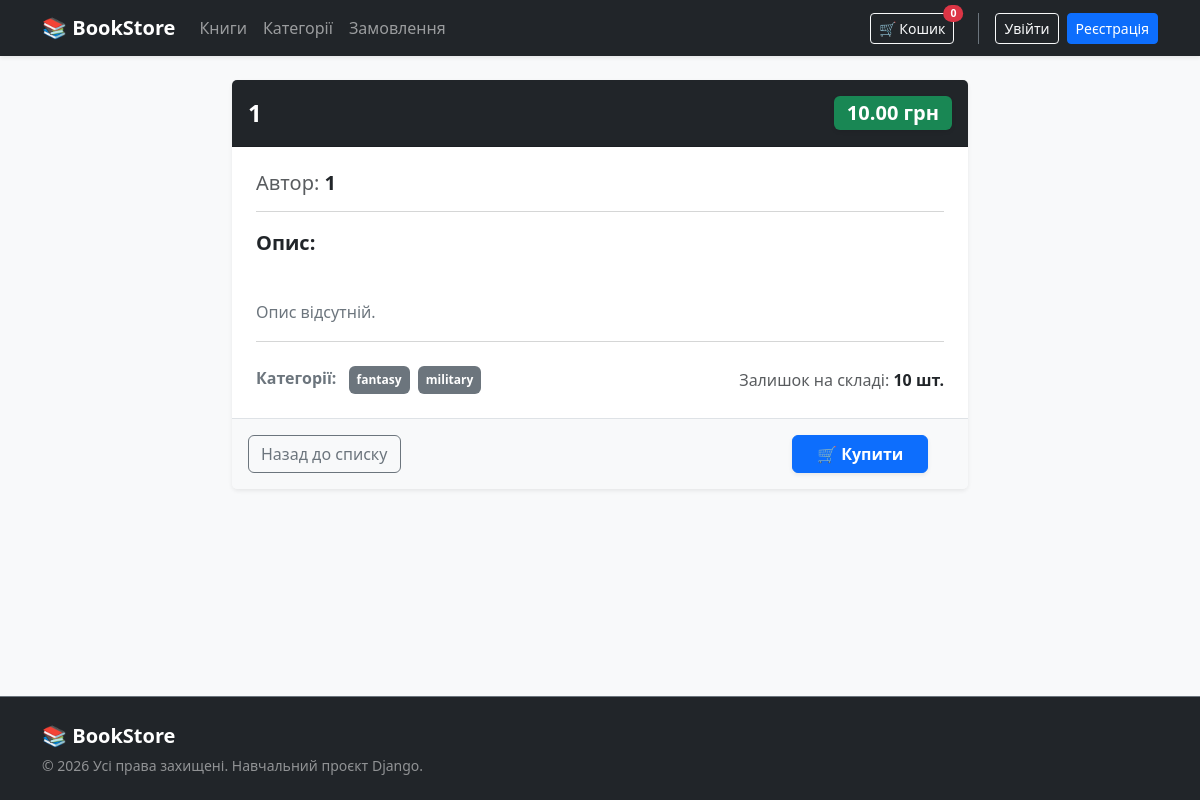
The page /books/1/detail on the database as committed earlier.
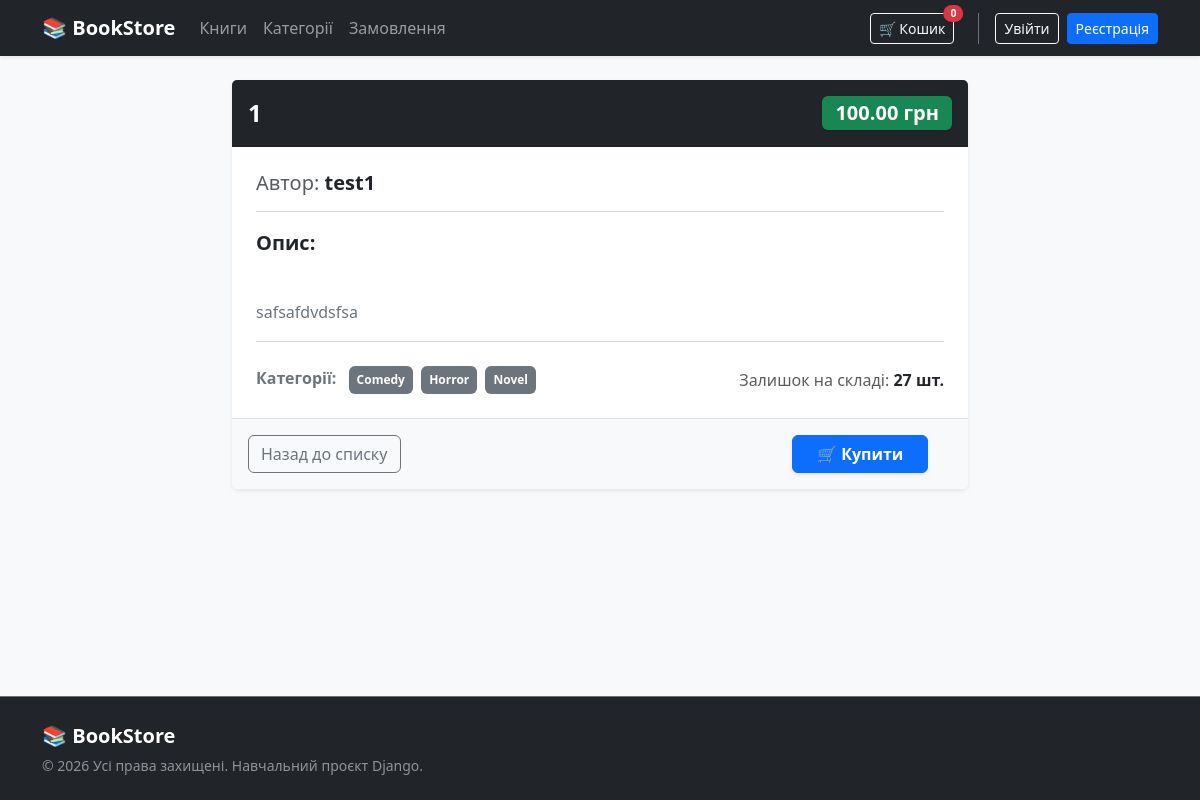
The same page on the database as committed later.
### books/models.py (models this page shows, shortened)
class Book(models.Model):
    title = models.CharField(max_length=100,verbose_name='book title')
    author = models.CharField(max_length=100,verbose_name='author name')
    price = models.DecimalField(max_digits=10,decimal_places=2,verbose_name='book price')
    description = models.TextField(blank=True,verbose_name='book description')
    stock = models.PositiveIntegerField(default=0,verbose_name='book stock')
    category = models.ManyToManyField(Category,related_name='books')
    class Meta:
        verbose_name = 'book'
        verbose_name_plural = 'books'
        ordering = ['title']

### categories/models.py (models this page shows, shortened)
class Category(models.Model):
    name = models.CharField(max_length=100,unique=True,verbose_name='categories name')
    slug = models.SlugField(max_length=100,unique=True,verbose_name='category slug')
    class Meta:
        verbose_name = 'category'
        verbose_name_plural = 'categories'
        ordering = ['name']

### books/views.py (the view)
# urls.py: path('<int:pk>/detail', OneBookView.as_view(), name = 'book_detail'),
class OneBookView(DetailView):
    model = Book
    template_name = 'books/book_detail.html'
    context_object_name = 'book'
    def get_context_data(self, **kwargs):
        context = super().get_context_data(**kwargs)
        cart = self.request.session.get('cart', {})
        book = context['book']
        book.cart_quantity = cart.get(str(book.id), 0)
        return context

### books/templates/books/book_detail.html (shortened to what this page needs)
{% extends 'base.html' %}
{% block content %}
<div class="row justify-content-center">
    <div class="col-md-8">
        <div class="card shadow-sm border-0">
            <div class="card-header bg-dark text-white d-flex justify-content-between align-items-center py-3">
                <h4 class="mb-0 fw-bold">{{ book.title }}</h4>
                <span class="badge bg-success fs-5 shadow-sm">{{ book.price }} грн</span>
            </div>
            <div class="card-body p-4 bg-white">
                <h5 class="text-muted mb-3">Автор: <strong class="text-dark">{{ book.author }}</strong></h5>
                <hr class="text-muted">
                <p class="card-text fs-5 fw-bold text-dark">Опис:</p>
                <p class="text-secondary" style="white-space: pre-line; line-height: 1.6;">
                    {{ book.description|default:"Опис відсутній." }}
                </p>
                <hr class="text-muted">
                <div class="d-flex justify-content-between align-items-center mt-4">
                    <div>
                        <strong class="text-secondary me-2">Категорії:</strong>
                        {% for cat in book.category.all %}
                            <span class="badge bg-secondary me-1 py-2 px-2">{{ cat.name }}</span>
                        {% empty %}
                            <span class="text-muted small">Немає категорій</span>
                        {% endfor %}
                    </div>
                    <span class="text-muted">Залишок на складі: <strong class="text-dark">{{ book.stock }} шт.</strong></span>
                </div>
            </div>
            <div class="card-footer bg-light d-flex gap-2 justify-content-end align-items-center p-3 border-top">
                <a href="{% url 'books_list' %}" class="btn btn-outline-secondary me-auto">Назад до списку</a>
                <div style="min-width: 160px;">
                    {% if book.cart_quantity > 0 %}
                        <div class="d-flex align-items-center justify-content-between bg-white rounded border p-1 shadow-sm">
                            <button class="btn btn-sm btn-outline-secondary px-2 py-1 fw-bold border-0"
                                    onclick="cartAction('{% url 'delete_one_book' book.id %}', '{{ book.id }}', 'decrease')">-</button>
                            <span class="fw-bold text-dark px-2">{{ book.cart_quantity }} шт.</span>
                            <button class="btn btn-sm btn-outline-secondary px-2 py-1 fw-bold border-0"
                                    onclick="cartAction('{% url 'add_to_cart' book.id %}', '{{ book.id }}', 'increase')">+</button>
                        </div>
                    {% else %}
                        <button class="btn btn-primary fw-bold px-4 shadow-sm"
                                onclick="cartAction('{% url 'add_to_cart' book.id %}', '{{ book.id }}', 'add_from_catalog')">
                            🛒 Купити
                        </button>
                    {% endif %}
                </div>
            </div>
        </div>
    </div>
</div>
{% endblock %}

Rows that differ between the two databases and show on the page:
no longer on this page (row edited): Category: name "fantasy"
removed Category: name "military"
changed Book: price "10.00" → "100.00"; author "1" → "test1"; description "Опис відсутній." → "safsafdvdsfsa"; stock "10" → "27"
added Category: name "Comedy"
now on this page (row edited): Category: name "Horror"
now on this page (row edited): Category: name "Novel"
